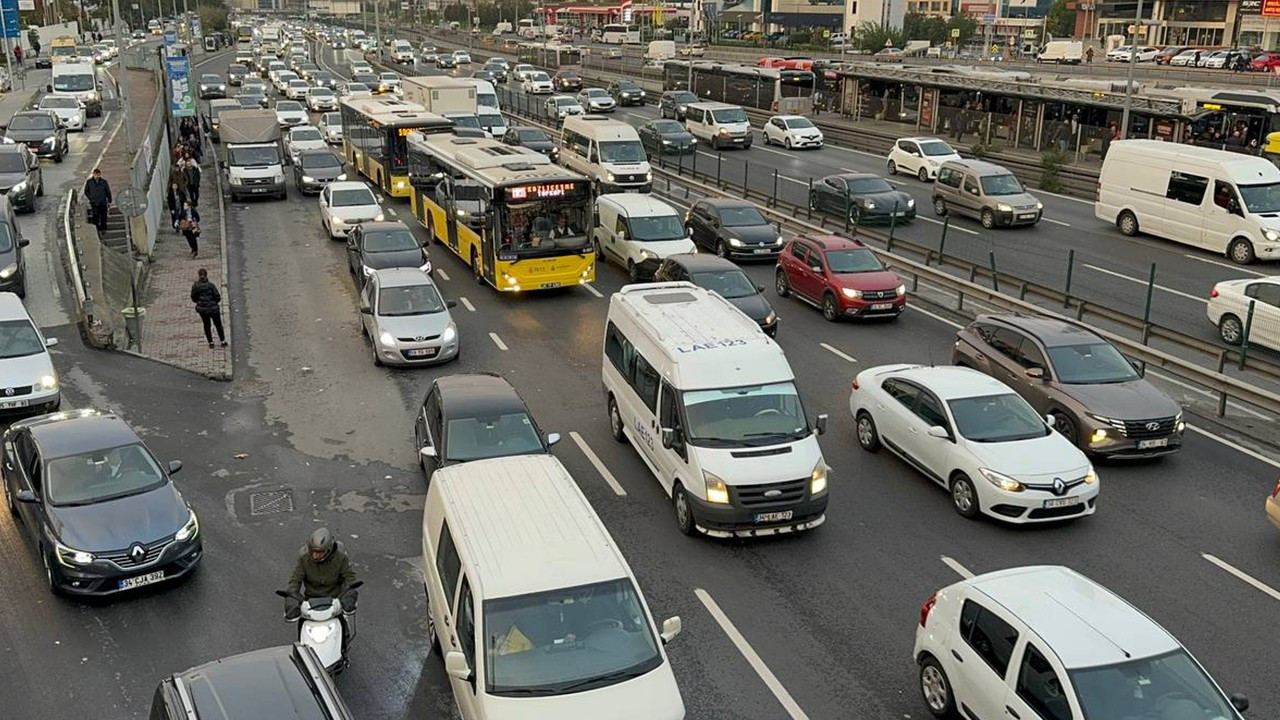
#> input picture opencv/haarcascode/car1.jpg, 1280 x 720 px, found by its file name
$ python carDetectionfromFoto.py
#> lines starting #> are read from the running program, lines starting #| are printed output that depends on the picture; after the words box and inside, x2 and y2 are one past the last pixel; in counts of white or black regions, pixels touching at a corner belong together
import cv2

img=cv2.imread("C:/Users/snnklc/Desktop/opencv/haarcascode/car1.jpg")
#> img is the input picture: shape (720, 1280, 3); mean B, G, R 100.4, 107.6, 107.8


car = cv2.CascadeClassifier("C:/Users/snnklc/Desktop/opencv/haarcascode/cars.xml")

gray=cv2.cvtColor(img,cv2.COLOR_BGR2GRAY)
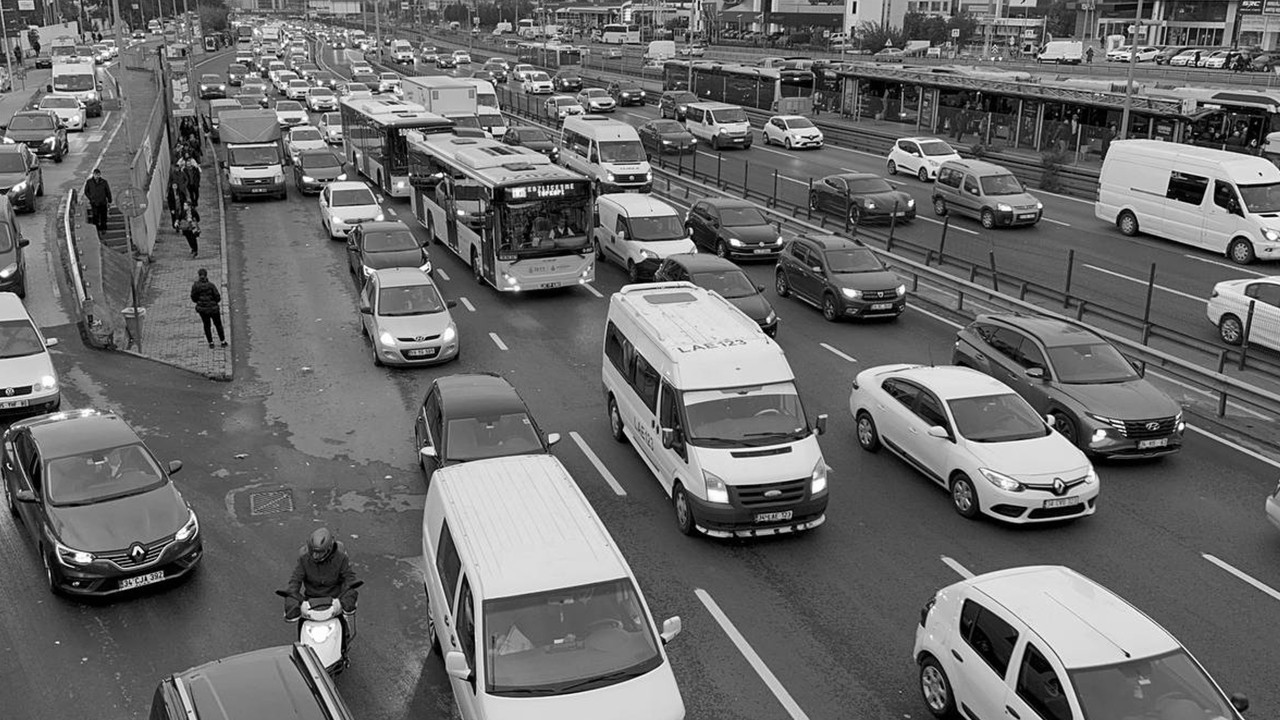
#> gray: shape (720, 1280); min 0, max 255, mean 106.8

cars=car.detectMultiScale(gray,1.02,4)
#> cars = 35 rows, first 6: [62, 48, 23, 23], [563, 100, 22, 22], [726, 435, 32, 32], [223, 70, 24, 24], [284, 96, 21, 21], [380, 205, 23, 23]

for x,y,w,h in cars:
      cv2.rectangle(img,(x,y),(x+w,y+h),(255,0,0),2)
#> this loop made 35 passes
#> (x, y, w, h) on passes 1 to 12: (62, 48, 23, 23), (563, 100, 22, 22), (726, 435, 32, 32), (223, 70, 24, 24), (284, 96, 21, 21), (380, 205, 23, 23), (459, 118, 28, 28), (448, 129, 22, 22), (457, 128, 24, 24), (275, 95, 23, 23), (27, 46, 32, 32), (434, 49, 28, 28)
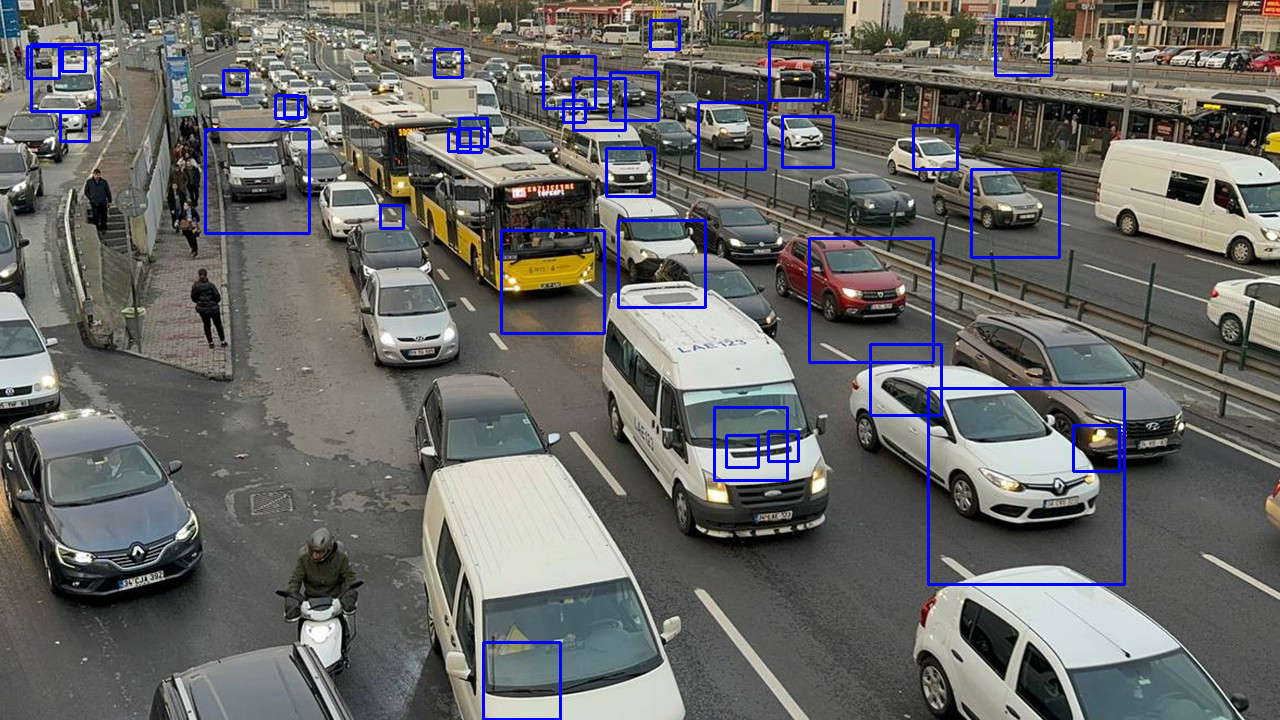
#> img: shape (720, 1280, 3); 2.41% of pixels changed, all inside (x1, y1, x2, y2) = (26, 18, 1126, 720)

cv2.imshow("a",img)
cv2.waitKey(0)
cv2.destroyAllWindows()
